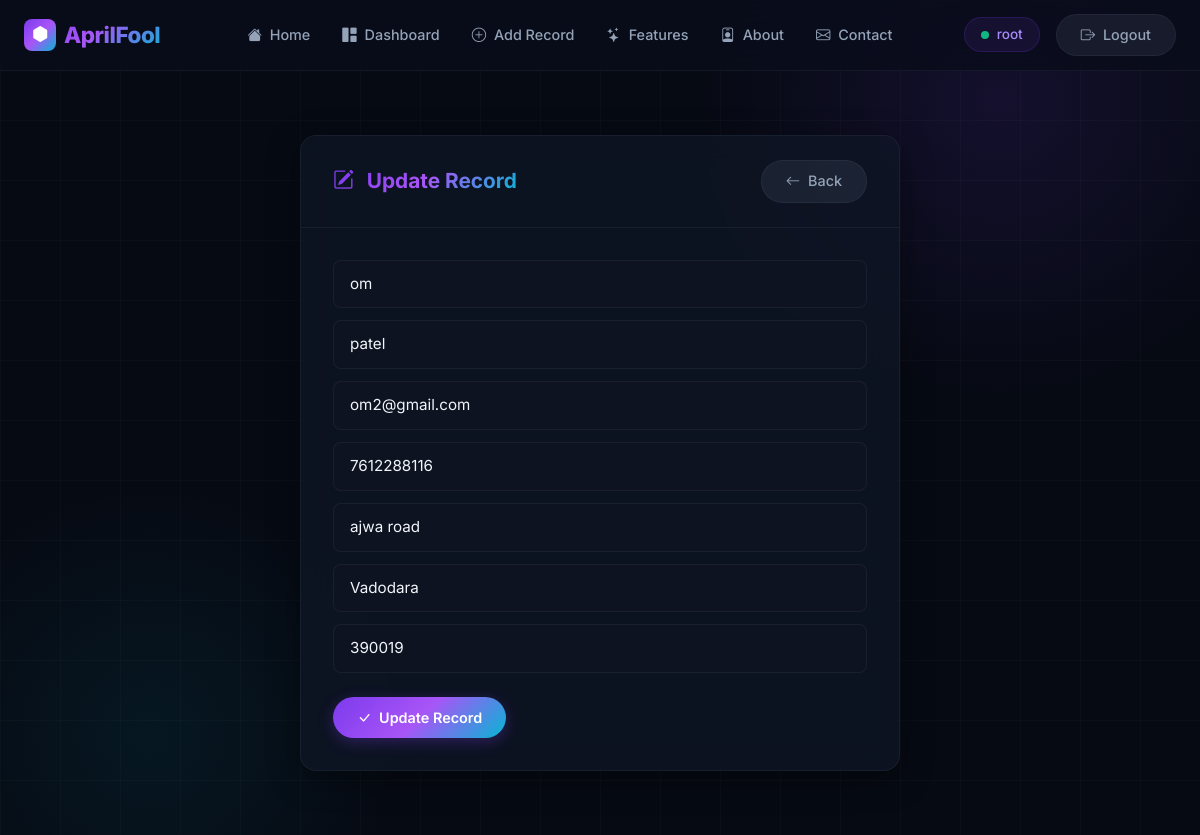
The page /update_record/12 (signed in) on the database its author committed.
### website/models.py (models this page shows, shortened)
class Record(models.Model):
    created_at = models.DateTimeField(auto_now_add=True)
    first_name = models.CharField(max_length=100)
    last_name =models.CharField(max_length=100)
    email = models.CharField(max_length=100)
    phone_number = models.CharField(max_length=10)
    address =models.CharField(max_length=100)
    city =models.CharField(max_length=50)
    zipcode =models.CharField(max_length=6)

### website/views.py (the view, shortened to what this page needs)
# urls.py: path('update_record/<int:pk>', views.update_record, name='update_record'),
def update_record(request, pk):
    if request.user.is_authenticated:
        try:
            current_record = Record.objects.get(id=pk)
        except Record.DoesNotExist:
            messages.error(request, 'Record not found.')
            return redirect('home')
        form = AddRecordForm(request.POST or None, instance=current_record)
        return render(request, 'update_record.html', {'form': form})
    else:
        messages.error(request, 'You must be logged in to update records.')
        return redirect('home')

### website/templates/update_record.html (shortened to what this page needs)
{% extends 'base.html' %}
{% block content %}
<div class="nexus-form-wrapper">
    <div class="nexus-card">
        <div class="nexus-card-header">
            <h2><i class="bi bi-pencil-square me-2"></i> Update Record</h2>
            <a href="{% url 'home' %}" class="btn btn-nexus-secondary btn-sm">
                <i class="bi bi-arrow-left me-1"></i> Back
            </a>
        </div>
        <div class="nexus-card-body">
            <form method="POST" id="updateRecordForm">
                {{ form.as_p }}
                <div class="mt-4">
                    <button type="submit" class="btn btn-nexus-primary" id="updateRecordSubmit">
                        <i class="bi bi-check-lg me-1"></i> Update Record
                    </button>
                </div>
            </form>
        </div>
    </div>
</div>
{% endblock %}

### website/templates/navbar.html (shortened to what this page needs)
<nav class="navbar navbar-expand-lg nexus-navbar sticky-top">
    <div class="container-fluid px-4">
        <a class="navbar-brand" href="{% url 'home' %}">
            <span class="brand-icon"><i class="bi bi-hexagon-fill"></i></span>
            AprilFool
        </a>
        <div class="collapse navbar-collapse" id="navbarNav">
            <ul class="navbar-nav mx-auto">
                <li class="nav-item">
                    <a class="nav-link" href="{% url 'home' %}">
                        <i class="bi bi-house-fill me-1"></i> Home
                    </a>
                </li>
                {% if user.is_authenticated %}
                <li class="nav-item">
                    <a class="nav-link" href="{% url 'home' %}">
                        <i class="bi bi-grid-1x2-fill me-1"></i> Dashboard
                    </a>
                </li>
                <li class="nav-item">
                    <a class="nav-link" href="{% url 'add_record' %}">
                        <i class="bi bi-plus-circle me-1"></i> Add Record
                    </a>
                </li>
                {% endif %}
                <li class="nav-item">
                    <a class="nav-link" href="{% url 'features' %}">
                        <i class="bi bi-stars me-1"></i> Features
                    </a>
                </li>
                <li class="nav-item">
                    <a class="nav-link" href="{% url 'about' %}">
                        <i class="bi bi-person-badge me-1"></i> About
                    </a>
                </li>
                <li class="nav-item">
                    <a class="nav-link" href="{% url 'contact' %}">
                        <i class="bi bi-envelope me-1"></i> Contact
                    </a>
                </li>
            </ul>
            <div class="d-flex align-items-center gap-3">
                {% if user.is_authenticated %}
                    <span class="nexus-user-badge">
                        <span class="user-dot"></span>
                        {{ user.username }}
                    </span>
                    <a class="btn btn-nexus-secondary btn-sm" href="{% url 'logout' %}">
                        <i class="bi bi-box-arrow-right me-1"></i> Logout
                    </a>
                {% else %}
                    <a class="btn btn-nexus-secondary btn-sm" href="{% url 'register' %}">Register</a>
                    <a class="btn btn-nexus-primary btn-sm" href="{% url 'home' %}">
                        <i class="bi bi-box-arrow-in-right me-1"></i> Login
                    </a>
                {% endif %}
            </div>
        </div>
    </div>
</nav>

### rows shown on the page
Record: first_name "om", last_name "patel", email "om2@gmail.com", phone_number "7612288116", address "ajwa road", city "Vadodara", zipcode "390019"

### other values the page prints
{{ user.username }} "root"
